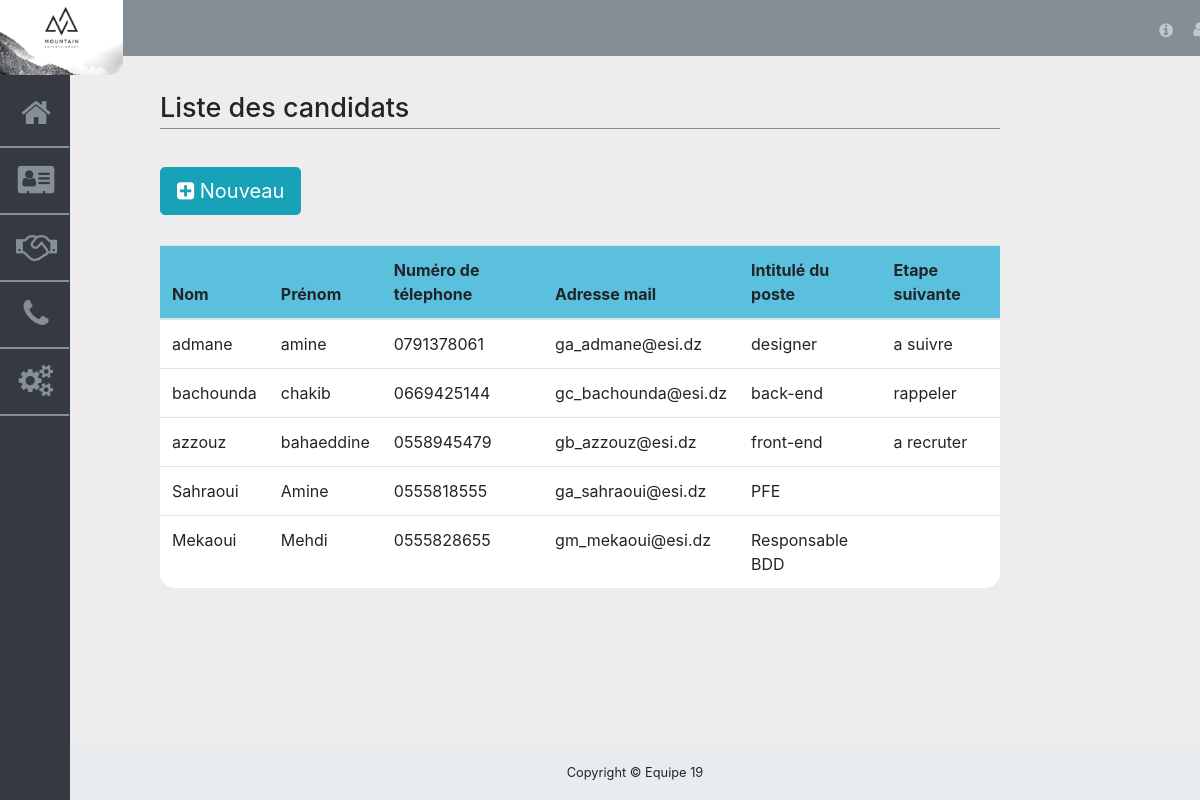
/?p=recrutement (signed in), run on the app's committed database.
### tables this page shows
CREATE TABLE IF NOT EXISTS `parametres` (
  `specialite` varchar(255) NOT NULL,
  `adress` varchar(255) NOT NULL,
  `fax` varchar(255) NOT NULL,
  `adrgerant` varchar(255) NOT NULL,
  `msgacueille` text NOT NULL,
  `tel` varchar(30) NOT NULL,
  `gerant` varchar(255) NOT NULL,
  `raisonsocial` varchar(255) NOT NULL,
  `rc` varchar(255) NOT NULL,
  `siteweb` varchar(255) NOT NULL,
  `theme` varchar(20) NOT NULL,
  `logo` varchar(50) NOT NULL,
  `idfisc` varchar(30) NOT NULL,
  `imgacueille` varchar(255) DEFAULT NULL
);

CREATE TABLE IF NOT EXISTS `candidat` (
  `id` int(11) NOT NULL AUTO_INCREMENT,
  `nom` varchar(255) DEFAULT NULL,
  `prenom` varchar(50) DEFAULT NULL,
  `telephone` varchar(255) DEFAULT NULL,
  `email` varchar(255) DEFAULT NULL,
  `poste` varchar(255) DEFAULT NULL,
  `da_entretien` varchar(30) DEFAULT NULL,
  `experience` text,
  `question` text,
  `salaire` int(11) DEFAULT NULL,
  `statut` varchar(255) DEFAULT NULL,
  `commentaire` varchar(255) DEFAULT NULL,
  `etapsuiv` varchar(255) DEFAULT NULL,
  PRIMARY KEY (`id`)
);

### core/Controller/controller.php (called while the page is built, shortened)
<?php
class  Controller {
  public function render($vue,$array=[],$other=[])
  {
    $parametres = new Parametres ;
    $param = $parametres->liste();
    require 'app/views/'.$vue.'.php';
    $content = ob_get_clean();
    require 'app/views/templates/default.php';
  }
}

### app/controller/RECcontroleur.php (called while the page is built, shortened)
<?php
class RECcontroleur extends \core\Controller\controller {
	public function recrutement()
	{
		$candidat = new Candidat();
		$liste = $candidat->liste();
		$this->render('recrutement',$liste);
	}
}

### core/DataBase/database.php (called while the page is built, shortened)
<?php
class dataBase {
  	private $db_name = "rh";
    private $db_host = "localhost";
    private $db_user = "root";
    private $db_pass = "";
    private $pdo;
    private static $databaseInstance = null;
    private function __construct()
    {
        $this->pdo=new PDO('mysql:dbname='.$this->db_name.';localhost='.$this->db_host.'',''.$this->db_user.'',''.$this->db_pass.'');
    	$this->pdo->setAttribute(PDO::ATTR_ERRMODE,PDO::ERRMODE_EXCEPTION);
    }
    public static function getInstance()
    {
        if(self::$databaseInstance == null)
        {
            self::$databaseInstance = new dataBase();
        }
        return self::$databaseInstance;
    }
    public function query($statement)
    {
     $query=$this->pdo->query($statement);
     $result=$query->fetchAll(PDO::FETCH_OBJ);
     if(!empty($result))
     {
        return $result;
     }
     return false;
    }
	}

### app/model/Candidat.php (called while the page is built, shortened)
<?php
class Candidat extends \core\Model\table{
	protected $table = "candidat";
	public function liste()
	{
		$data = $this->db->query('SELECT * FROM '.$this->table);
		return $data;
	}
}

### Autoloader.php (called while the page is built, shortened)
<?php
class Autoloader
{
	static function Autoload($class_name,$name = '')
	{
		$class_name = str_replace('\\', '/', $class_name);
		$name = explode('/',$class_name);
		$name = end($name);
	}
}

### core/Model/table.php (called while the page is built, shortened)
<?php
abstract class table
{
    public function __construct()
    {
        $this->db = DataBase::getInstance();
    }
}

### app/model/Parametres.php (called while the page is built, shortened)
<?php
class Parametres extends \core\Model\table
{
	public function liste()
	{
		return ($this->db->query('SELECT * FROM parametres'));
	}
}

### app/views/recrutement.php (the view)
    <link href="public/css/tableaustyle.css" rel="stylesheet">
    <h6 class="titre" style="margin-right : 170px;"> Liste des candidats</h6>
    <a href="?p=addcandidat"style="margin-bottom :30px;" > <button style="margin-bottom :30px;" class="btn btn-lg btn-info"><i class="fa fa-plus-square"></i> Nouveau</button> </a>
    <div class="ttable" style="margin-right : 170px;">
    <table class="table " id='recrt'>
    <thead class="entet" style ="background-color:#5BC0DE;">
    <tr>
      <th scope="col">Nom</th>
      <th scope="col">Prénom</th>
      <th scope="col">Numéro de télephone</th>
      <th scope="col">Adresse mail</th>
      <th scope="col">Intitulé du poste</th>
      <th scope="col">Etape suivante</th>
    </tr>
  </thead>
  <tbody>
    <?php
  		if($array != false)
  		{
  		foreach($array as $element)
  		{
  	?>
    <tr onclick="location.href='?p=upcandidat&amp;id=<?php echo $element->id ?>'" style="cursor: pointer ; " class="lien" >
      <td><?=$element->nom?></td>
      <td><?=$element->prenom?></td>
      <td><?=$element->telephone?></td>
      <td><?=$element->email?></td>
      <td><?=$element->poste?></td>
      <td><?=$element->etapsuiv?></td>
    </tr>
    <?php
      }
    }?>
  </tbody>
</table>
</div>

### app/views/templates/default.php (shortened to what this page needs)
<!DOCTYPE html>
<html lang="fr">
<head>
  <link href="app/views/templates/vendor/bootstrap/css/bootstrap.min.css" rel="stylesheet">
  <link href="app/views/templates/vendor/font-awesome/css/font-awesome.min.css" rel="stylesheet" type="text/css">
  <link href="app/views/templates/fontawesome.min.css" rel="stylesheet" type="text/css">
  <link href="app/views/templates/vendor/datatables/dataTables.bootstrap4.css" rel="stylesheet">
  <link href="app/views/templates/css/sb-admin.css" rel="stylesheet">
</head>
<body class="fixed-nav sticky-footer bg-dark" id="page-top">
  <nav class="navbar navbar-expand-lg navbar-dark bg-dark fixed-top binks" id="mainNav">
    <div class="collapse navbar-collapse" id="navbarResponsive">
      <ul class="navbar-nav navbar-sidenav " id="exampleAccordion">
        <li class="nav-item" data-toggle="tooltip" data-placement="right" title="Acceuil" >
          <a class="nav-link nani"  href="?p=home">
            <i class="fa fa-fw fa-home fa-2x" ></i>
          </a>
        </li>
        <li class="nav-item "  data-toggle="tooltip" data-placement="right" title="GestionAd" >
          <a class="nav-link nani" href="?p=administration">
            <i class="fa fa-fw fa-address-card fa-2x "></i>
          </a>
        </li>
        <li class="nav-item"  data-toggle="tooltip" data-placement="right" title="Recrutements" >
          <a class="nav-link nani" href="?p=recrutement">
            <i class="fa fa-fw fa-handshake fa-2x "></i>
          </a>
        </li>
        <li class="nav-item " data-toggle="tooltip" data-placement="right" title="Annuaire" >
          <a class="nav-link nani" href="?p=annuaire">
            <i class="fa fa-fw fa-phone fa-2x "></i>
          </a>
        </li>
        <?php
        if ($_SESSION['type']=='admin')
        {?>
        <li class="nav-item "  data-toggle="tooltip" data-placement="right" title="Parametres" >
          <a class="nav-link nani" href="?p=param">
            <i class="fa fa-fw fa-cogs fa-2x "></i>
          </a>
        </li>
    <?php  }?>
      </ul>
      <img src="<?=$param[0]->logo?>" alt="Avatar"  class="avatar">
      <div class="sup">
      <ul class="navbar-nav ml-auto">
              <a href="?p=manuel" target="_blank"  class="nav-link" style="cursor:pointer; position:relative; left:-10px;top:1px;"><i class="fa fa-fw fa-info-circle"></i></a>
        <li class="nav-item dropdown">
          <a class="nav-link" id="deroul">
            <i class="fa fa-fw fa-user"></i><?=$_SESSION['identifiant']?></a>
        </li>
      </ul>
    </div>
</div>
  </nav>
  <div class="content-wrapper ">
  <div class="interne">
    <?=$content?>
</div>
</div>
    <footer class="sticky-footer">
      <div class="container">
        <div class="text-center">
          <small> Copyright © Equipe 19 </small>
        </div>
      </div>
    </footer>
</body>
</html>

### app/views/templates/css/sb-admin.css (style rules this page uses)
html { position: relative; min-height: 100%; }
body { overflow-x: hidden; }
body.sticky-footer { margin-bottom: 56px; }
body.sticky-footer .content-wrapper { min-height: calc(100vh - 56px - 56px); }
body.fixed-nav { padding-top: 56px; }
.content-wrapper { min-height: calc(100vh - 56px); padding-top: 1rem; }
#mainNav .navbar-collapse { overflow: auto; max-height: 300vh; min-height: none; }
#mainNav .navbar-collapse .navbar-nav .nav-item .nav-link { cursor: pointer; }
#mainNav .navbar-collapse .navbar-nav > .nav-item.dropdown > .nav-link { position: relative; min-width: 45px; right:13px; }
#mainNav .navbar-collapse .navbar-nav > .nav-item.dropdown > .nav-link:after { float: right; width: auto; content: '\f105'; border: none; font-family: 'FontAwesome'; }
@media (min-width: 992px) { #mainNav .navbar-collapse { overflow: visible; max-height: none; } }
@media (min-width: 992px) { #mainNav .navbar-collapse .navbar-sidenav { position: absolute; top: 0px; left: 0; -webkit-flex-direction: column; -ms-flex-direction: column; flex-direction: column; margin-top: 56px; } }
@media (min-width: 992px) { #mainNav .navbar-collapse .navbar-sidenav > .nav-item { width: 69px } }
@media (min-width: 992px) { #mainNav .navbar-collapse .navbar-sidenav > .nav-item > .nav-link { padding: 1em; } }
@media (min-width: 992px) { #mainNav .navbar-collapse .navbar-nav > .nav-item.dropdown > .nav-link { min-width: 0; } }
@media (min-width: 992px) { #mainNav .navbar-collapse .navbar-nav > .nav-item.dropdown > .nav-link:after { width: 24px; text-align: center; } }
@media (min-width: 992px ) { #mainNav.fixed-top .navbar-sidenav { height: calc(100vh ); } }
.content-wrapper { overflow-x: hidden; background: white; }
@media (min-width: 992px) { .content-wrapper { margin-left: 70px; } }
#mainNav.navbar-dark .navbar-collapse .navbar-sidenav > .nav-item > .nav-link { color: #868e96; }
#mainNav.navbar-dark .navbar-collapse .navbar-nav > .nav-item.dropdown > .nav-link:after { color: #adb5bd; }
@media (min-width: 992px) { #mainNav.navbar-dark .navbar-collapse .navbar-sidenav { background: #343a40; } }
@media (min-width: 992px) { footer.sticky-footer { position: absolute; right: 0; bottom: 0; width: 100%; height: 56px; background-color: #e9ecef; line-height: 55px; } }
@media (min-width: 992px) { .dropdown { position: relative; display: inline-block; } }
@media (min-width: 992px) { .avatar { vertical-align: middle; width: 123px; height: 93px; margin: 0; padding: 0; border-radius: 5px; } }
@media (min-width: 992px) { body .nav-item { margin:0px; } }
@media (min-width: 992px) { .interne { margin: 30px; margin-top: 50px; margin-left: 90px; width: auto; position: center; } }
@media (min-width: 992px) { .nani { border-width:2.2px; border-bottom-style: solid; position: relative; top: 25px; } }

### public/css/tableaustyle.css (style rules this page uses)
.ttable { background-color: #FFFFFF; width: auto; height: auto; max-height: none; max-width: none; border-radius: 15px; }
.titre { border-bottom-style: solid; border-width:0.1px; padding-bottom:4px; border-color:#868e95; position: relative; top: -30px; font-size: 27px; }

### app/views/templates/default.php (style rules this page uses)
.navbar-collapse { min-height: none; height: 20px; }
.avatar { position: relative; right: 16px; vertical-align: middle; width: 123px; height: 93px; margin: 0; padding: 0; border-bottom-right-radius: 15px; }
.ml-auto { position: relative; left : 1035px; top: 9px; }
.content-wrapper { background-color: #EEEDED; }

### data on the page
parametres: logo (picture)
candidat: nom "admane", prenom "amine", telephone "0791378061", email "ga_admane@esi.dz", poste "designer", etapsuiv "a suivre"
candidat: nom "bachounda", prenom "chakib", telephone "0669425144", email "gc_bachounda@esi.dz", poste "back-end", etapsuiv "rappeler"
candidat: nom "azzouz", prenom "bahaeddine", telephone "0558945479", email "gb_azzouz@esi.dz", poste "front-end", etapsuiv "a recruter"
candidat: nom "Sahraoui", prenom "Amine", telephone "0555818555", email "ga_sahraoui@esi.dz", poste "PFE"
candidat: nom "Mekaoui", prenom "Mehdi", telephone "0555828655", email "gm_mekaoui@esi.dz", poste "Responsable BDD"
